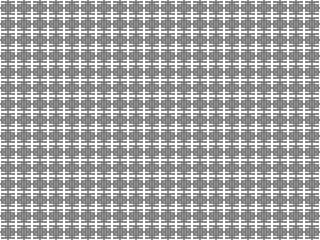
#> input picture sdk/tests/golden/flips.png, 320 x 240 px, given in place of 0_0.png, which was not available
$ python tiles_compare.py ../sdk/tests/golden/flips.png ../sdk/tests/golden/layers.png ../sdk/tests/golden/layers.png ../sdk/tests/golden/layers.png ../sdk/tests/golden/layers.png ../sdk/tests/golden/layers.png
#> lines starting #> are read from the running program, lines starting #| are printed output that depends on the picture; pictures that were not available may be replaced by others from this repository, and a replacement may not be noted
#!/usr/bin/env python3
"""Side-by-side comparison of two terrain tilesets in the game (make preview):

    tiles_compare.py <headless A> <label A> <headless B> <label B> <out.png> [all]

The same scenes are captured with both headless runners: three (spring surface, underground,
winter), or with "all" the surface and an underground of each season (8 rows); each row shows A
and B at 1x, then the middle of the screen of A and B at 2x.
MIT licence, (c) 2026 Pierre-Louis Boyer (8BCraft).
"""
import os
import subprocess
import sys
import tempfile

from PIL import Image, ImageDraw

SCENES = [("spring surface (spring-3)", ["--opt", "level=spring-3"]),
          ("underground (spring-6, depth 1)", ["--opt", "level=spring-6", "--opt", "view=1"]),
          ("winter (winter-1)", ["--opt", "level=winter-1"])]
SCENES_ALL = [("spring surface (spring-3)", ["--opt", "level=spring-3"]),
              ("spring underground (spring-6, depth 1)", ["--opt", "level=spring-6", "--opt", "view=1"]),
              ("summer surface (summer-2)", ["--opt", "level=summer-2"]),
              ("summer underground (summer-6, depth 1)", ["--opt", "level=summer-6", "--opt", "view=1"]),
              ("autumn surface (autumn-2)", ["--opt", "level=autumn-2"]),
              ("autumn underground (autumn-3, depth 1)", ["--opt", "level=autumn-3", "--opt", "view=1"]),
              ("winter surface (winter-1)", ["--opt", "level=winter-1"]),
              ("winter underground (winter-4, depth 1)", ["--opt", "level=winter-4", "--opt", "view=1"])]


def shot(exe, args, path):
    subprocess.check_call([exe, "--frames", "200", "--opt", "nointro=1"] + args + ["--shot", "150:" + path],
                          stdout=subprocess.DEVNULL, stderr=subprocess.DEVNULL)
    return Image.open(path).convert("RGB")


def main():
    ea, la, eb, lb, out = sys.argv[1:6]
    scenes = SCENES_ALL if len(sys.argv) > 6 and sys.argv[6] == "all" else SCENES
    tmp = tempfile.mkdtemp()
    W, H, G, T = 320, 240, 8, 14
    CW, CH = 128, 112                           # 2x crop: the middle of the playfield
    width = 2 * W + 4 * CW + 4 * G
    img = Image.new("RGB", (width, len(scenes) * (H + T + G) + T), (24, 24, 32))
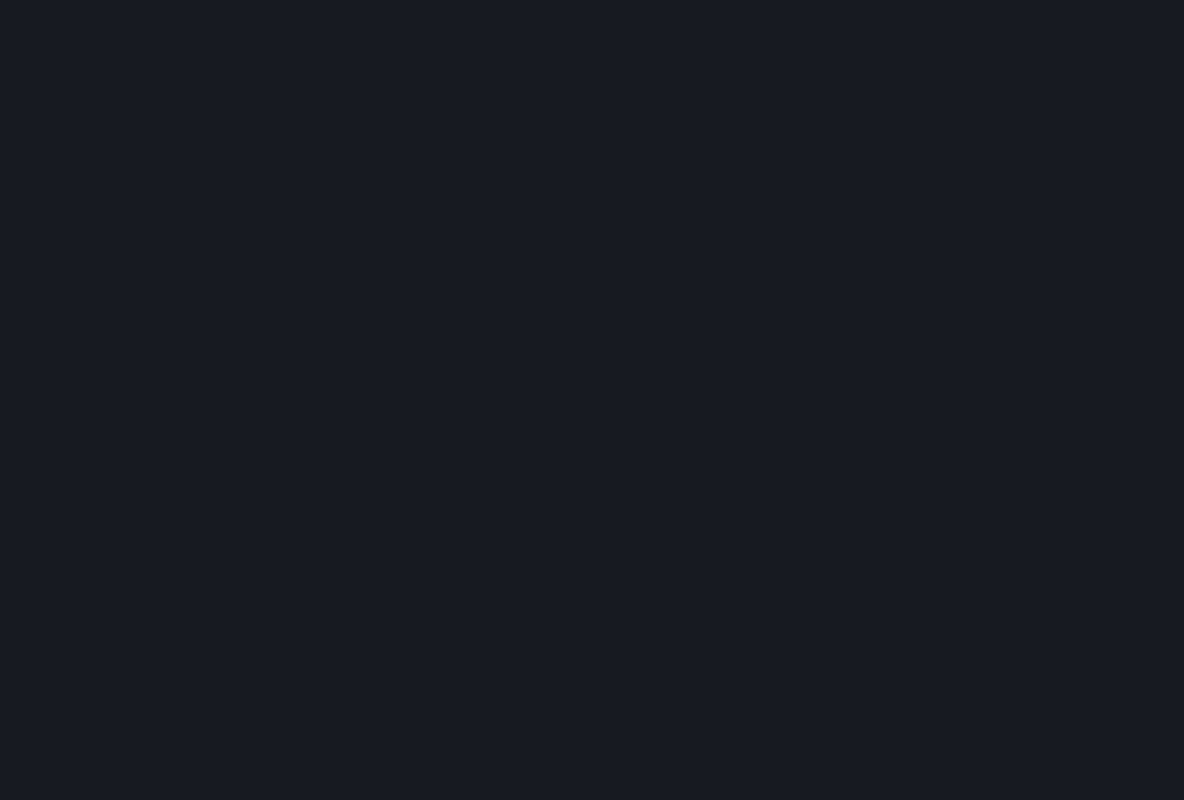
#> img: PIL image 1184x800 RGB; mean R, G, B 24, 24, 32
    d = ImageDraw.Draw(img)
    heads = [(0, la + " 1x"), (W + G, lb + " 1x"), (2 * W + 2 * G, la + " 2x"), (2 * W + 3 * G + 2 * CW, lb + " 2x")]
    for x, t in heads:
        d.text((x + 2, 1), t, fill=(255, 255, 255))
    for i, (name, args) in enumerate(scenes):
        y = T + i * (H + T + G)
        d.text((2, y), name, fill=(255, 220, 120))
        y += T
        shots = [shot(exe, args, os.path.join(tmp, "%d_%d.png" % (i, k))) for k, exe in enumerate((ea, eb))]
#> in shot, returned value is the input picture: PIL image 320x240 RGB; mean R, G, B 164.7, 166.1, 164.7
#> call 2 of shot, with exe = '../sdk/tests/golden/layers.png'
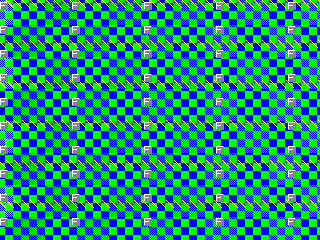
#> input picture sdk/tests/golden/layers.png, 320 x 240 px, given in place of 0_1.png, which was not available
#> in shot, returned value is the input picture: PIL image 320x240 RGB; mean R, G, B 61.8, 117.8, 103.6
        for k, s in enumerate(shots):
            img.paste(s, (k * (W + G), y))
            box = ((W - CW) // 2, 16 + (H - 16 - CH) // 2)
            crop = s.crop((box[0], box[1], box[0] + CW, box[1] + CH)).resize((2 * CW, 2 * CH), Image.NEAREST)
            img.paste(crop, (2 * W + 2 * G + k * (2 * CW + G), y))
#> this loop made 2 passes
#> box on passes 1 to 2: (96, 72), (96, 72)
#> pass 1, in main, `crop = s.crop((box[0], box[1], box[0] + CW, box[1] + CH)).resize((2 * ..`:
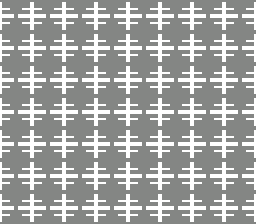
#> crop: PIL image 256x224 RGB; mean R, G, B 164.7, 166.1, 164.7
#> pass 2, in main, `crop = s.crop((box[0], box[1], box[0] + CW, box[1] + CH)).resize((2 * ..`:
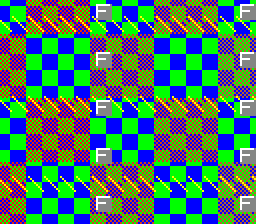
#> crop: PIL image 256x224 RGB; mean R, G, B 64.6, 115.9, 102.3
#> after the loop:
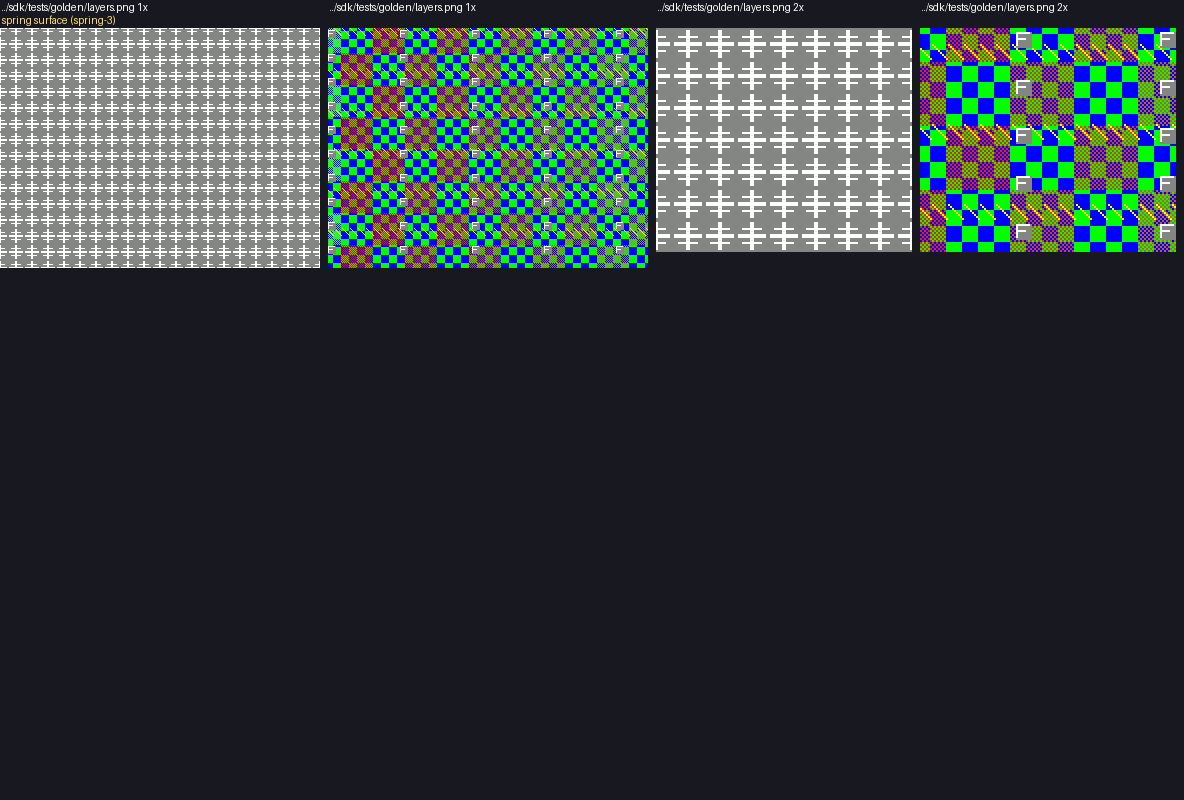
#> img: PIL image 1184x800 RGB; mean R, G, B 49.8, 57.7, 61.2
    os.makedirs(os.path.dirname(os.path.abspath(out)), exist_ok=True)
    img.save(out)
    print("wrote", out)


if __name__ == "__main__":
#> (the run stopped early here; a loop or call above may not have finished)
